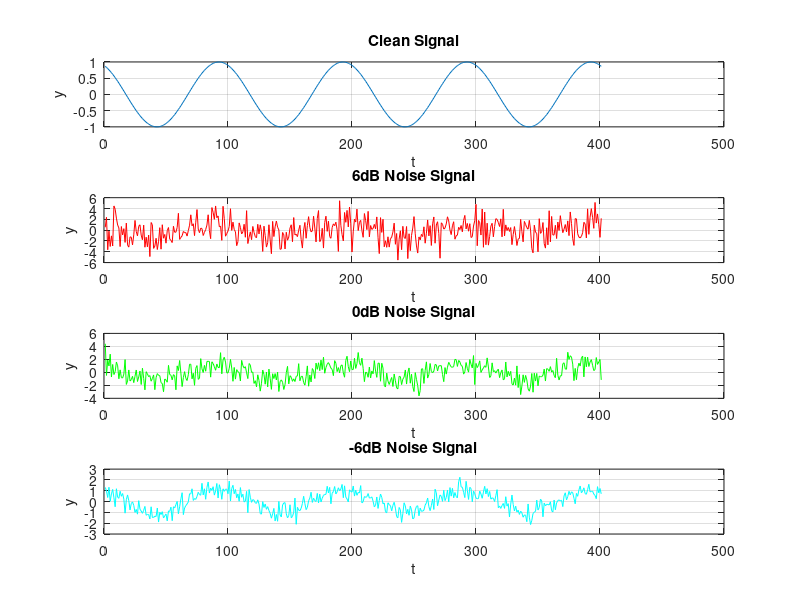

Reproduce this figure in MATLAB.
%%%%%%%%%%%%%%%%%%%%%%%%%%%%%%%%%%%%%%%%%%%%%%%%%%%%%%%%%%%%%%%%%%%%%%%%%%%%%%%%%%%%%%%%%%%%%%%%%%%%%%%%%%%%%%%%%%
%Title: Lab 1 - Introduction to MATLAB
%Filename: Lab1
%Author: Renzo Garza Motta
%Course: EGR 223 - 01
%Course Name:Probability and Signal Analysis
%Date: May 4th, 2020
%Instructor: Dr. Karl Brakora
%Description:
%   This program generates a 3Hz sinusoidal signal with 1 unit of amplitude
%   and a 120 degree offset. Additionally, the script generates three 
%   signals with 6dB, 0dB, and -6dB noise level from the original
%   sinusoidal equation.
%%%%%%%%%%%%%%%%%%%%%%%%%%%%%%%%%%%%%%%%%%%%%%%%%%%%%%%%%%%%%%%%%%%%%%%%%%%%%%%%%%%%%%%%%%%%%%%%%%%%%%%%%%%%%%%%%%
 
%Clean Signal Parameter Definition
amplitude = 1;                                  %Amplitude of the clean signal
frequency = 3;                                  %Clean Signal Frequency (Hz)
period = 1/frequency;                           %period of the clean signal
degreePhaseOffset = 120;                        %Clean Signal Phase Offset (Degrees)
radsPhaseOffset = (degreePhaseOffset*pi)/180;   %Convert Phase Offset to radians
cycles = 4;                                     %Amount of cycles graphed
 
xStart = 0;                                     %Starting value of t vector
xStep = period/100;                             %Step value of t vector
xFinal = cycles*period;                         %Final value of t vector
t = xStart:xStep:xFinal;                        %Generating vector t from xStart to xFinal with a step value of xStep
cleanSignal = amplitude*sin(2*pi*frequency*t + radsPhaseOffset); %Defining clean sinusoidal signal
 
%Noise Level Definition
SNR6dB = 6;             %noise indicated in decibels (dB)
SNR0dB = 0;             %noise indicated in decibels (dB)
SNRn6dB = -6;           %noise indicated in decibels (dB)
 
SNR = @(dB) 10^(dB/10); %Custom equation calculated SNR value from given dB value
dB6 = SNR(SNR6dB);      %Generates SNR value for a 6dB level
dB0 = SNR(SNR0dB);      %Generates SNR value for a 0dB level
dBn6 = SNR(SNRn6dB);    %Generates SNR value for a -6dB level
 
%Noise Signal Generation
noiseGen = @(SNRatio) (randn(size(t))*sqrt(SNRatio));   %Noise vector of size t generator with a SNR input
signal1 = noiseGen(dB6);                                %Generates a 6dB noise vector
signal2 = noiseGen(dB0);                                %Generates a 0dB noise vector
signal3 = noiseGen(dBn6);                               %Generates a -6dB noise vector
noisySignal1 = cleanSignal + signal1;                   %Combining 6dB noise and clean signal
noisySignal2 = cleanSignal + signal2;                   %Combining 0dB noise and clean signal
noisySignal3 = cleanSignal + signal3;                   %Combining -6dB noise and clean signal
 
%Subplot setup
subplot(4,1,1);         %Locate graph one in the first row
plot(cleanSignal);      %Plot clean signal for 4 cycles
grid on;                %Turn major grid on
title('Clean Signal');  %Set title
ylabel('y');            %Set y-axis label
xlabel('t');            %Set x-axis label
 
subplot(4,1,2);             %Locate graph one in the first row
plot(noisySignal1, 'r');    %Plot clean signal for 4 cycles in a red line
grid on;                    %Turn major grid on
title('6dB Noise Signal');  %Set title
ylabel('y');                %Set y-axis label
xlabel('t');                %Set x-axis label
 
subplot(4,1,3);             %Locate graph one in the first row
plot(noisySignal2, 'g');    %Plot clean signal for 4 cycles in a green line
grid on;                    %Turn major grid on
title('0dB Noise Signal');  %Set title
ylabel('y');                %Set y-axis label
xlabel('t');                %Set x-axis label
 
subplot(4,1,4);             %Locate graph one in the first row
plot(noisySignal3, 'c');    %Plot clean signal for 4 cycles in a cyan line
grid on;                    %Turn major grid on
title('-6dB Noise Signal'); %Set title
ylabel('y');                %Set y-axis label
xlabel('t');                %Set x-axis label
